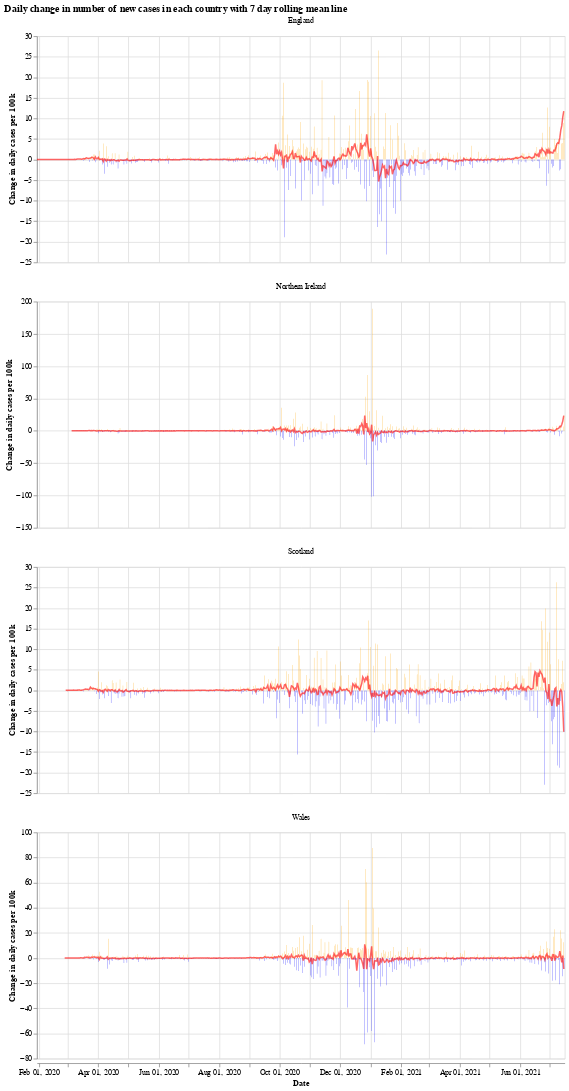

The code cell stored with this chart in its notebook:
### Markdown cell above
We will use the Python library `Altair` for visualising the data, see the [altair docs](https://altair-viz.github.io/) for more information.

First we have a graph which shows the daily change in the number of new cases for each country. This number jumps up and down all over the place, which is likely due to delay in reporting of new cases over the weekend. Another interesting thing is that it looks like the daily cases in Wales experienced a much shorter period of calm over the summer (calm in the sense of daily cases not jumping up and down).

The orange bars are days when the number of new cases (per 100k population) was more than the previous day, while the blue are days when the number of new cases dropped. The red line is the 7 day moving average. 

When the moving average line is below 0, it means that there is a consistent drop in new cases. We can see this clearly happening around the times that lockdowns were introduced (though, to varying degrees). I will update the graphs soon with a marker of when each lockdown started.

### Code cell
# collapse
import altair as alt

bars = alt.Chart(uk_cases).mark_bar().encode(
    x=alt.X("yearmonthdate(date):T", axis=alt.Axis(title='Date')),
    y=alt.Y("casesChangeRate:Q", axis=alt.Axis(title='Change in daily cases per 100k')),
    tooltip='casesChange',
    color=alt.condition(
        alt.datum.casesChangeRate > 0,
        alt.value("orange"),  # The positive color
        alt.value("blue")  # The negative color
    )
).properties(title='Daily change in number of new cases with 7 day rolling mean',width=700).interactive()

line = alt.Chart(uk_cases).mark_line(
    color='red',
    size=2,
    opacity=0.6
).transform_window(
    rolling_mean='mean(casesChangeRate)',
    frame=[0, 7],
    groupby=['areaName']
).encode(
    x='yearmonthdate(date):T',
    y='rolling_mean:Q'
)

alt.layer(bars, line, data=uk_cases).facet(alt.Column(
    'areaName', title=''), columns=1).resolve_scale(y='independent').properties(title='Daily change in number of new cases in each country with 7 day rolling mean line')

### Figure 1 — Vega-Lite specification as saved in the notebook (floating-point values rounded to 4 significant figures; data arrays with more than 128 entries replaced by an {"elided": "..."} marker saying what was removed)
{"config": {"view": {"continuousWidth": 400, "continuousHeight": 300}}, "data": {"name": "data-7d3579839707608bc753fe4efc70c1b7"}, "facet": {"type": "nominal", "field": "areaName", "title": ""}, "spec": {"layer": [{"mark": "bar", "encoding": {"color": {"condition": {"value": "orange", "test": "(datum.casesChangeRate > 0)"}, "value": "blue"}, "tooltip": {"type": "quantitative", "field": "casesChange"}, "x": {"type": "temporal", "axis": {"title": "Date"}, "field": "date", "timeUnit": "yearmonthdate"}, "y": {"type": "quantitative", "axis": {"title": "Change in daily cases per 100k"}, "field": "casesChangeRate"}}, "selection": {"selector001": {"type": "interval", "bind": "scales", "encodings": ["x", "y"]}}, "title": "Daily change in number of new cases with 7 day rolling mean", "width": 700}, {"mark": {"type": "line", "color": "red", "opacity": 0.6, "size": 2}, "encoding": {"x": {"type": "temporal", "field": "date", "timeUnit": "yearmonthdate"}, "y": {"type": "quantitative", "field": "rolling_mean"}}, "transform": [{"window": [{"op": "mean", "field": "casesChangeRate", "as": "rolling_mean"}], "frame": [0, 7], "groupby": ["areaName"]}]}]}, "columns": 1, "resolve": {"scale": {"y": "independent"}}, "title": "Daily change in number of new cases in each country with 7 day rolling mean line", "$schema": "https://vega.github.io/schema/vega-lite/v4.8.1.json", "datasets": {"data-7d3579839707608bc753fe4efc70c1b7": {"elided": "2040 records"}}}
